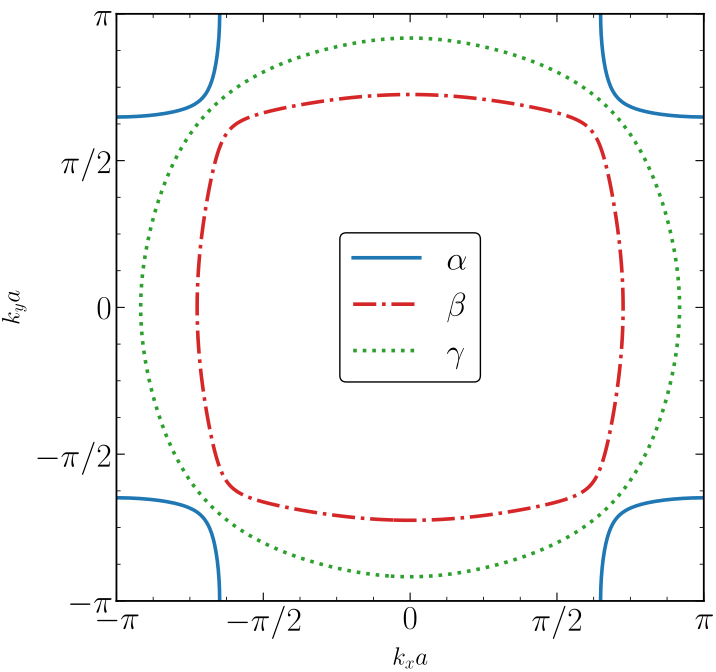

Generate this figure with Python:
#### This python code generates the three Fermi surfaces of Strontium Ruthenate
#### using a tight binding model based on Eq. 2 of https://arxiv.org/pdf/1208.6344 and Eq. 1 of https://arxiv.org/pdf/1305.2317


import numpy as np

def idx(x, y, orb, Nx, Ny):
    """Map (x,y,orbital) → Hamiltonian index"""
    site = x + Nx * y
    return 3 * site + orb


def build_tb_hamiltonian(Nx, Ny,
                          t1=0.145, t2=0.016,
                          t3=0.081, t4=0.039,
                          t5=0.000, t6=0.005,
                          mu_xz=0.122, mu_yz=0.122, mu_xy=0.122,
                          periodic=True):
    """
    Real-space tight-binding Hamiltonian for Sr2RuO4
    Spinless, 3 orbitals per site
    """

    Nsite = Nx * Ny
    Norb = 3
    dim = Nsite * Norb
    H = np.zeros((dim, dim), dtype=np.complex128)

    def inside(x, y):
        return 0 <= x < Nx and 0 <= y < Ny

    def hop(i, j, val):
        H[i, j] += val
        H[j, i] += np.conj(val)

    # Loop over lattice sites
    for x in range(Nx):
        for y in range(Ny):

            # On-site chemical potentials
            H[idx(x,y,0,Nx,Ny), idx(x,y,0,Nx,Ny)] -= mu_xz
            H[idx(x,y,1,Nx,Ny), idx(x,y,1,Nx,Ny)] -= mu_yz
            H[idx(x,y,2,Nx,Ny), idx(x,y,2,Nx,Ny)] -= mu_xy

            # Nearest neighbors
            for dx, dy in [(1,0), (-1,0), (0,1), (0,-1)]:
                xx, yy = x + dx, y + dy
                if periodic:
                    xx %= Nx
                    yy %= Ny

                if inside(xx, yy):
                    # xz orbital
                    if dx != 0:
                        hop(idx(x,y,0,Nx,Ny), idx(xx,yy,0,Nx,Ny), -t1)
                    else:
                        hop(idx(x,y,0,Nx,Ny), idx(xx,yy,0,Nx,Ny), -t2)

                    # yz orbital
                    if dy != 0:
                        hop(idx(x,y,1,Nx,Ny), idx(xx,yy,1,Nx,Ny), -t1)
                    else:
                        hop(idx(x,y,1,Nx,Ny), idx(xx,yy,1,Nx,Ny), -t2)

                    # xy orbital
                    hop(idx(x,y,2,Nx,Ny), idx(xx,yy,2,Nx,Ny), -t3)

            # Next-nearest neighbors for xy
            for dx, dy in [(1,1), (1,-1), (-1,1), (-1,-1)]:
                xx, yy = x + dx, y + dy
                if periodic:
                    xx %= Nx
                    yy %= Ny

                if inside(xx, yy):
                    hop(idx(x,y,2,Nx,Ny), idx(xx,yy,2,Nx,Ny), -t4)

            # xz–yz hybridization (diagonal, sign structure)
            for dx, dy, sgn in [
                ( 1, 1,  1),
                ( 1,-1, -1),
                (-1, 1, -1),
                (-1,-1,  1),
            ]:
                xx, yy = x + dx, y + dy
                if periodic:
                    xx %= Nx
                    yy %= Ny

                if inside(xx, yy):
                    i = idx(xx,yy,0,Nx,Ny)  # xz
                    j = idx(x,y,1,Nx,Ny)    # yz
                    H[i,j] += -t6 * sgn
                    H[j,i] += -t6 * sgn

    return H

Nx, Ny = 10, 10
H = build_tb_hamiltonian(Nx, Ny)

evals = np.linalg.eigvalsh(H)
print("Lowest energies:", evals[:10])

import numpy as np
import matplotlib.pyplot as plt
from matplotlib.lines import Line2D

# Publication-style plotting defaults (LaTeX text rendering + larger fonts).
plt.rcParams.update({
    "text.usetex": True,
    "font.family": "serif",
    "font.serif": ["Computer Modern Roman"],
    "font.size": 16,
    "axes.titlesize": 20,
    "axes.labelsize": 18,
    "xtick.labelsize": 24,
    "ytick.labelsize": 24,
    "legend.fontsize": 24,
    "axes.linewidth": 1.3,
    "lines.linewidth": 2.4,
    "xtick.direction": "in",
    "ytick.direction": "in",
    "xtick.major.size": 6,
    "ytick.major.size": 6,
    "xtick.minor.size": 3,
    "ytick.minor.size": 3,
    "savefig.dpi": 300,
})


### Parameters are based on Eq. 2 of https://arxiv.org/pdf/1208.6344 and Eq. 1 of https://arxiv.org/pdf/1305.2317
t1, t2, t3, t4, t5, t6 = 1.0, 0.1, 0.8, 0.35, 0.0, 0.1
### t1 is about 0.145 eV according to https://arxiv.org/pdf/1212.3994 (but it also uses spin-orbit coupling, which we neglect here)
# mumu = 0.122
mumu = 1.1
delta = -0.2 ## crystal field splitting of xy orbital
mu_xz, mu_yz, mu_xy = mumu, mumu, mumu

# ----------------------------
# k-grid
# ----------------------------
Nk = 400
kx = np.linspace(-np.pi, np.pi, Nk)
ky = np.linspace(-np.pi, np.pi, Nk)
KX, KY = np.meshgrid(kx, ky)

# ----------------------------
# Band energies
# ----------------------------
def bands(kx, ky):
    exz = -2*t1*np.cos(kx) - 2*t2*np.cos(ky) - mu_xz
    eyz = -2*t1*np.cos(ky) - 2*t2*np.cos(kx) - mu_yz
    exy = (-2*t3*(np.cos(kx)+np.cos(ky))
           -4*t4*np.cos(kx)*np.cos(ky) - 2*t5*(np.cos(2*kx)+np.cos(2*ky))
           + delta
           -mu_xy)

    g = -4*t6*np.sin(kx)*np.sin(ky)

    # Diagonalize 2x2 xz/yz block analytically
    e_plus  = 0.5*(exz + eyz) + np.sqrt((0.5*(exz - eyz))**2 + g**2)
    e_minus = 0.5*(exz + eyz) - np.sqrt((0.5*(exz - eyz))**2 + g**2)

    return e_minus, e_plus, exy

E1, E2, E3 = bands(KX, KY)

# ----------------------------
# Plot Fermi surface
# ----------------------------
fig, ax = plt.subplots(figsize=(7.2, 7.2), constrained_layout=True)

ax.contour(KX, KY, E1, levels=[0], colors="#1f77b4", linewidths=2.6)
ax.contour(KX, KY, E2, levels=[0], colors="#d62728", linewidths=2.6, linestyles="dashdot")
ax.contour(KX, KY, E3, levels=[0], colors="#2ca02c", linewidths=2.6, linestyles="dotted")

ax.set_xlabel(r"$k_x a$", labelpad=6)
ax.set_ylabel(r"$k_y a$", labelpad=6)
# ax.set_title(r"Fermi Surface of Sr$_2$RuO$_4$", pad=10)
ax.set_aspect("equal")
ax.set_xlim(-np.pi, np.pi)
ax.set_ylim(-np.pi, np.pi)

ticks = [-np.pi, -0.5 * np.pi, 0.0, 0.5 * np.pi, np.pi]
tick_labels = [r"$-\pi$", r"$-\pi/2$", r"$0$", r"$\pi/2$", r"$\pi$"]
ax.set_xticks(ticks, tick_labels)
ax.set_yticks(ticks, tick_labels)
ax.tick_params(which="both", top=True, right=True)
ax.minorticks_on()
ax.grid(False)

legend_handles = [
    Line2D([0], [0], color="#1f77b4", lw=2.6, label=r"$\alpha$"),
    Line2D([0], [0], color="#d62728", lw=2.6, ls="-.", label=r"$\beta$"),
    Line2D([0], [0], color="#2ca02c", lw=2.6, ls=":", label=r"$\gamma$"),
]
ax.legend(handles=legend_handles, frameon=True, facecolor="white", edgecolor="black", framealpha=1.0, loc="center")

plt.savefig("strontium_ruthenate_fermi_surface.pdf", bbox_inches="tight", pad_inches=0.02)
plt.show()
